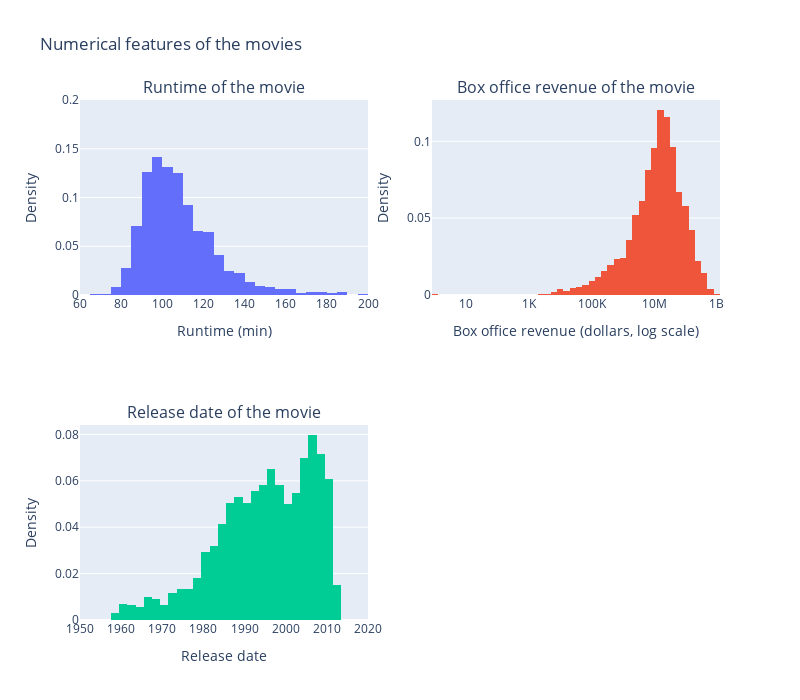

Notebook code for this chart:
### Markdown cell above
## new version for movie numerical data

### Code cell
# Updated version for histogram movies with subplot + logscale
movie_data_completed["movie_release_year"] = pd.to_datetime(movie_data_completed["movie_release_date"]).dt.year
columns = ["runtime", "box_office_revenue", "movie_release_year"]
titles = [
        "Runtime of the movie",
        "Box office revenue of the movie",
        "Release date of the movie",
]
labels = ["Runtime (min)", "Box office revenue (dollars, log scale)", "Release date"]
#log_scale = [False, True, False]

fig = make_subplots(rows=2, cols=2, subplot_titles=titles)

fig.add_trace(
    go.Histogram(x=movie_data_completed[columns[0]], 
                 nbinsx=50, histnorm='probability'), 
    row=1, col=1
)
# fig.add_trace(
#     go.Box(
#         x=movie_data_completed[columns[0]], 
#         boxpoints=False,  # Hide individual points
#         name="Boxplot",
#         opacity=0.5, marker_color='blue', y0=0.2
#     )
# )

fig.add_trace(
    go.Histogram(x=np.log10(movie_data_completed[columns[1]]), histnorm='probability', nbinsx=50),
    row=1, col=2
)

fig.add_trace(
    go.Histogram(x=movie_data_completed[columns[2]], histnorm='probability', nbinsx=50),
    row=2, col=1
)
# Customize the x-axis ticks for the first subplot
fig.update_xaxes(
    tickmode='linear',  # Use linear tick mode
    tick0=0,            # Start the ticks at 0
    dtick=20,           # Set the tick step to 20
    range=[60, 200],     # Limit the range of the x-axis to [0, 200]
    title_text=labels[0],
    row=1, col=1
)
fig.update_yaxes(title_text = 'Density', row=1, col=1, range=[0,0.2])
fig.update_xaxes(
    tickvals=np.log10([10, 1e3, 1e5, 1e7, 1e9]),  # Log-transformed values
    ticktext=["10", "1K", "100K", "10M", "1B"],  # Original scale labels
    title_text=labels[1],
    row=1, col=2
)
fig.update_yaxes(title_text = 'Density', row=1, col=2)
fig.update_xaxes(
    tickmode='linear',      # Linear ticks for years
    dtick=10,                # Ticks every 5 years
    range=[1950, 2020],     # Set the range explicitly (as plain years)
    #tickformat=".0f",       # Force plain year formatting (e.g., 1980, 1985, ...)
    title_text=labels[2],
    row=2, col=1
)
fig.update_yaxes(title_text = 'Density', row=2, col=1)

fig.update_layout(height=700, width=800, showlegend=False, title_text="Numerical features of the movies")


# Show the figure
fig.show()
fig.write_html("movies_numeric_features.html")

### Figure 1 — Plotly figure (JSON) as saved in the notebook; plotly's stock layout.template omitted (floating-point values rounded to 4 significant figures; data arrays with more than 128 entries replaced by an {"elided": "..."} marker saying what was removed)
{"data": [{"histnorm": "probability", "nbinsx": 50, "type": "histogram", "x": {"elided": "3493 float values"}, "xaxis": "x", "yaxis": "y"}, {"histnorm": "probability", "nbinsx": 50, "type": "histogram", "x": {"elided": "3493 float values"}, "xaxis": "x2", "yaxis": "y2"}, {"histnorm": "probability", "nbinsx": 50, "type": "histogram", "x": {"elided": "3493 int values"}, "xaxis": "x3", "yaxis": "y3"}], "layout": {"annotations": [{"font": {"size": 16}, "showarrow": false, "text": "Runtime of the movie", "x": 0.225, "xanchor": "center", "xref": "paper", "y": 1, "yanchor": "bottom", "yref": "paper"}, {"font": {"size": 16}, "showarrow": false, "text": "Box office revenue of the movie", "x": 0.775, "xanchor": "center", "xref": "paper", "y": 1, "yanchor": "bottom", "yref": "paper"}, {"font": {"size": 16}, "showarrow": false, "text": "Release date of the movie", "x": 0.225, "xanchor": "center", "xref": "paper", "y": 0.375, "yanchor": "bottom", "yref": "paper"}], "height": 700, "showlegend": false, "title": {"text": "Numerical features of the movies"}, "width": 800, "xaxis": {"anchor": "y", "domain": [0, 0.45], "dtick": 20, "range": [60, 200], "tick0": 0, "tickmode": "linear", "title": {"text": "Runtime (min)"}}, "xaxis2": {"anchor": "y2", "domain": [0.55, 1], "ticktext": ["10", "1K", "100K", "10M", "1B"], "tickvals": [1, 3, 5, 7, 9], "title": {"text": "Box office revenue (dollars, log scale)"}}, "xaxis3": {"anchor": "y3", "domain": [0, 0.45], "dtick": 10, "range": [1950, 2020], "tickmode": "linear", "title": {"text": "Release date"}}, "xaxis4": {"anchor": "y4", "domain": [0.55, 1]}, "yaxis": {"anchor": "x", "domain": [0.625, 1], "range": [0, 0.2], "title": {"text": "Density"}}, "yaxis2": {"anchor": "x2", "domain": [0.625, 1], "title": {"text": "Density"}}, "yaxis3": {"anchor": "x3", "domain": [0, 0.375], "title": {"text": "Density"}}, "yaxis4": {"anchor": "x4", "domain": [0, 0.375]}}}
